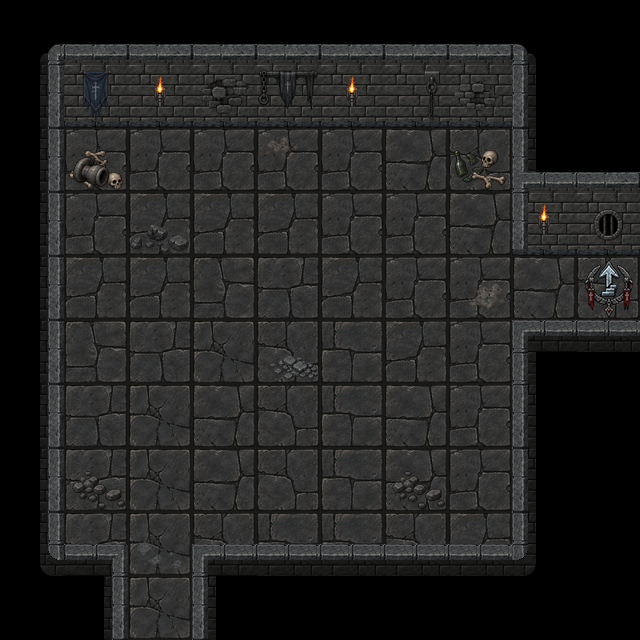

Rendered tile map (Tiled .tmx) drawn with the repository's tilesets; below, a short description and the full map source, tile grids included:
An orthogonal 10x10 tile map with 64x64 px tiles, 8 tile layers (Ground, WallsBack_02, WallsBack_01, WallsFront_01, ...), 4 tilesets and 8 objects (exit_down, exit_south).

<map version="1.10" tiledversion="1.12.2" orientation="orthogonal" renderorder="right-down" width="10" height="10" tilewidth="64" tileheight="64" infinite="0" nextlayerid="12" nextobjectid="10">
 <tileset firstgid="1" source="../../act3_floor_64.tsx" />
 <tileset firstgid="9" source="../../my_tiles_textured.tsx" />
 <tileset firstgid="182" source="../../torches/torches.tsx" />
 <tileset firstgid="186" source="../../items.tsx" />
 <layer id="1" name="Ground" width="10" height="10">
  <data encoding="csv">
0,0,0,0,0,0,0,0,0,0,
0,1,2,3,4,7,1,2,0,0,
0,1,1,1,1,1,2,3,0,0,
0,1,5,5,5,1,1,2,3,4,
0,5,5,6,7,5,1,1,2,3,
0,6,7,8,3,4,5,1,0,0,
0,7,8,2,3,4,2,1,0,0,
0,7,8,2,3,4,2,1,0,0,
0,7,8,3,4,4,3,5,0,0,
0,0,8,0,0,0,0,0,0,0
</data>
 </layer>
 <layer id="4" name="WallsBack_02" width="10" height="10">
  <data encoding="csv">
0,0,0,0,0,0,0,0,0,0,
0,0,0,0,0,0,0,0,0,0,
0,0,0,0,0,0,0,0,20,0,
0,0,0,0,0,0,0,0,0,0,
0,0,0,0,0,0,0,0,0,0,
0,0,0,0,0,0,0,0,0,0,
0,0,0,0,0,0,0,0,0,0,
0,0,0,0,0,0,0,0,0,0,
0,0,0,0,0,0,0,0,0,0,
0,0,0,0,0,0,0,0,0,0
</data>
 </layer>
 <layer id="2" name="WallsBack_01" width="10" height="10">
  <data encoding="csv">
9,10,10,10,10,10,10,10,11,0,
18,19,19,19,19,19,19,19,20,0,
18,0,0,0,0,0,0,0,66,10,
18,0,0,0,0,0,0,0,75,19,
18,0,0,0,0,0,0,0,0,0,
18,0,0,0,0,0,0,0,42,95,
18,0,0,0,0,0,0,0,20,0,
18,0,0,0,0,0,0,0,20,0,
0,0,0,0,0,0,0,0,0,0,
0,0,0,0,0,0,0,0,0,0
</data>
 </layer>
 <layer id="3" name="WallsFront_01" width="10" height="10">
  <data encoding="csv">
0,0,0,0,0,0,0,0,0,0,
0,0,0,0,0,0,0,0,0,0,
0,0,0,0,0,0,0,0,0,0,
0,0,0,0,0,0,0,0,0,0,
0,0,0,0,0,0,0,0,0,0,
0,0,0,0,0,0,0,0,0,0,
0,0,0,0,0,0,0,0,0,0,
0,0,0,0,0,0,0,0,0,0,
57,98,0,97,39,39,39,39,55,0,
0,18,0,20,0,0,0,0,0,0
</data>
 </layer>
 <layer id="5" name="Torches" width="10" height="10">
  <data encoding="csv">
0,0,0,0,0,0,0,0,0,0,
0,0,185,0,0,185,0,0,0,0,
0,0,0,0,0,0,0,0,0,0,
0,0,0,0,0,0,0,0,185,0,
0,0,0,0,0,0,0,0,0,0,
0,0,0,0,0,0,0,0,0,0,
0,0,0,0,0,0,0,0,0,0,
0,0,0,0,0,0,0,0,0,0,
0,0,0,0,0,0,0,0,0,0,
0,0,0,0,0,0,0,0,0,0
</data>
 </layer>
 <layer id="8" name="DecorBack_01" width="10" height="10">
  <data encoding="csv">
0,0,0,0,0,0,0,0,0,0,
0,253,0,195,260,0,275,196,0,0,
0,0,0,0,0,0,0,0,0,0,
0,0,0,0,0,0,0,0,0,199,
0,0,0,0,0,0,0,0,0,0,
0,0,0,0,0,0,0,0,0,0,
0,0,0,0,0,0,0,0,0,0,
0,0,0,0,0,0,0,0,0,0,
0,0,0,0,0,0,0,0,0,0,
0,0,0,0,0,0,0,0,0,0
</data>
 </layer>
 <layer id="7" name="GroundDetails_02" width="10" height="10">
  <data encoding="csv">
0,0,0,0,0,0,0,0,0,0,
0,0,0,0,0,0,0,0,0,0,
0,222,0,0,285,0,0,201,0,0,
0,0,0,0,0,0,0,0,0,0,
0,0,0,0,0,0,0,284,0,0,
0,0,0,0,277,0,0,0,0,0,
0,0,0,0,0,0,0,0,0,0,
0,0,0,0,0,0,0,0,0,0,
0,0,268,0,0,0,0,0,0,0,
0,0,0,0,0,0,0,0,0,0
</data>
 </layer>
 <layer id="6" name="GroundDetails_01" width="10" height="10">
  <data encoding="csv">
0,0,0,0,0,0,0,0,0,0,
0,0,0,0,0,0,0,0,0,0,
0,236,0,0,0,0,0,223,0,0,
0,0,255,0,0,0,0,0,0,0,
0,0,0,0,0,0,0,0,0,85,
0,0,0,0,0,0,0,0,0,0,
0,0,0,0,0,0,0,0,0,0,
0,213,0,0,0,0,213,0,0,0,
0,0,0,0,0,0,0,0,0,0,
0,0,0,0,0,0,0,0,0,0
</data>
 </layer>
 <objectgroup id="9" name="Blocked">
  <object id="1" x="26.6667" y="9.33333" width="593.333" height="103.333" />
  <object id="2" x="27.3333" y="146" width="17.3333" height="481.333" />
  <object id="3" x="68.6667" y="592.667" width="35.3333" height="30.6667" />
  <object id="4" x="226.667" y="590.667" width="394.667" height="22" />
  <object id="5" x="535.333" y="342" width="73.3333" height="199.333" />
  <object id="6" x="543.333" y="150" width="68.6667" height="83.3333" />
 </objectgroup>
 <objectgroup id="10" name="Entities" />
 <objectgroup id="11" name="Connectors">
  <object id="9" name="exit_down" x="608.667" y="299.333">
   <point />
  </object>
  <object id="8" name="exit_south" x="162.667" y="621.333">
   <point />
  </object>
 </objectgroup>
</map>
